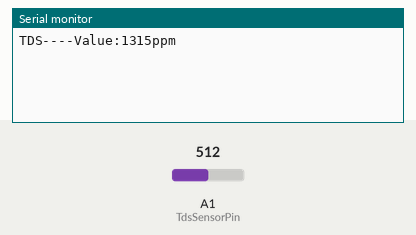
A sketch run on a simulated Arduino Uno, built with avr-gcc and run on an emulated ATmega328P. Parts: the last lines printed to the serial monitor. The inputs (shaded band) are chosen by the test bench; at power-on: A1 (TdsSensorPin) = 512.

Above: at 1.2 s.
1.3 s: A1 (TdsSensorPin) set to 716
At 2.3 s:
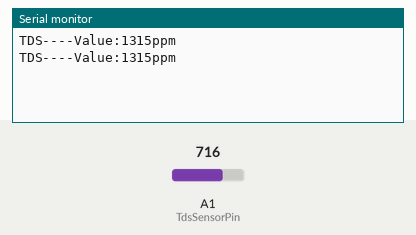
2.8 s: A1 (TdsSensorPin) set to 810
At 3.8 s:
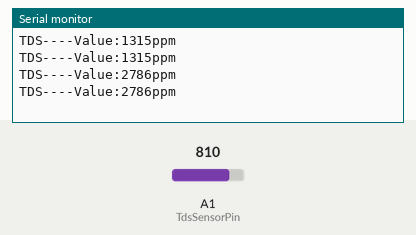
Timing chart, 0 to 5.8 s (numbered marks = the images above; inputs shaded):
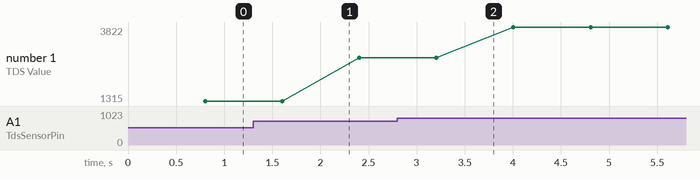

Measured:
- plotted number 1: 1315 → 2786 after the input at 1.3 s, 2786 → 3822 after the input at 2.8 s

The sketch:

Ph_Sensor.ino
```cpp
#define TdsSensorPin A1 //Analog Connection to Arduino (Input Signal)
#define VREF 5.0      // analog reference voltage(Volt) of the ADC (Standart Operation Voltage of Arduino)
#define SCOUNT  30           // # of samples collected from the Ph sensor for stability
int analogBuffer[SCOUNT];    // store SCOUNT consecutive analog readings from the Ph sensor
int analogBufferTemp[SCOUNT]; // A copy of the readings later used to filter out noise (unexpected high or low readings)
int analogBufferIndex = 0; //Used for each position in analogBufferTemp
int copyIndex = 0;
float averageVoltage = 0;
float tdsValue = 0;
float temperature = 25;

void setup()
{
  Serial.begin(115200);
  pinMode(TdsSensorPin, INPUT);
}

void loop()
{
  static unsigned long analogSampleTimepoint = millis(); //Starting at millis() = 0
  if (millis() - analogSampleTimepoint > 40U)  //every 40 milliseconds,read the analog value from the ADC
  {
    analogSampleTimepoint = millis(); //Update analogSampleTimepoint
    analogBuffer[analogBufferIndex] = analogRead(TdsSensorPin);    //read the analog value and store into the buffer (The value (0-1023) is stored in analogBuffer[] at position analogBufferIndex.)
    analogBufferIndex++; //Moving to the next position in the array
    if (analogBufferIndex == SCOUNT) //If buffer is full, reset buffer to prevent overflow
      analogBufferIndex = 0;
  }
  static unsigned long printTimepoint = millis();
  if (millis() - printTimepoint > 800U) //Every 800 milliseconds
  {
    printTimepoint = millis();

    for (copyIndex = 0; copyIndex < SCOUNT; copyIndex++)
      analogBufferTemp[copyIndex] = analogBuffer[copyIndex]; //
    averageVoltage = getMedianNum(analogBufferTemp, SCOUNT) * (float)VREF / 1024.0; // read the analog value more stable by the median filtering algorithm, and convert to voltage value
    float compensationCoefficient = 1.0 + 0.02 * (temperature - 25.0); //temperature compensation formula: fFinalResult(25^C) = fFinalResult(current)/(1.0+0.02*(fTP-25.0));
    float compensationVolatge = averageVoltage / compensationCoefficient; //temperature compensation
    tdsValue = (133.42 * compensationVolatge * compensationVolatge * compensationVolatge - 255.86 * compensationVolatge * compensationVolatge + 857.39 * compensationVolatge) * 0.5; //convert voltage value to tds value
    //Serial.print("voltage:");
    //Serial.print(averageVoltage,2);
    //Serial.print("V   ");
    Serial.print("TDS----Value:");
    Serial.print(tdsValue, 0);
    Serial.println("ppm");
  }
}
int getMedianNum(int bArray[], int iFilterLen) //Sorts an array of sensor readings and selects the median value from the sorted list (Ignores extreme outliders thus removing noise)
{
   int bTab[iFilterLen];  // Creates a copy of the input array

  for (byte i = 0; i < iFilterLen; i++)
    bTab[i] = bArray[i];  // Copy data to avoid modifying the original

  int i, j, bTemp;

  // Bubble Sort Algorithm: Sorts the array in ascending order
  for (j = 0; j < iFilterLen - 1; j++)
  {
    for (i = 0; i < iFilterLen - j - 1; i++)
    {
      if (bTab[i] > bTab[i + 1])
      {
        // Swap elements if they are in the wrong order
        bTemp = bTab[i];
        bTab[i] = bTab[i + 1];
        bTab[i + 1] = bTemp;
      }
    }
  }

  // Find the median
  if ((iFilterLen & 1) > 0)  // If odd number of elements
    bTemp = bTab[(iFilterLen - 1) / 2]; // Middle value
  else // If even number of elements
    bTemp = (bTab[iFilterLen / 2] + bTab[iFilterLen / 2 - 1]) / 2; // Average of two middle values

  return bTemp; // Return the median value
}
```
